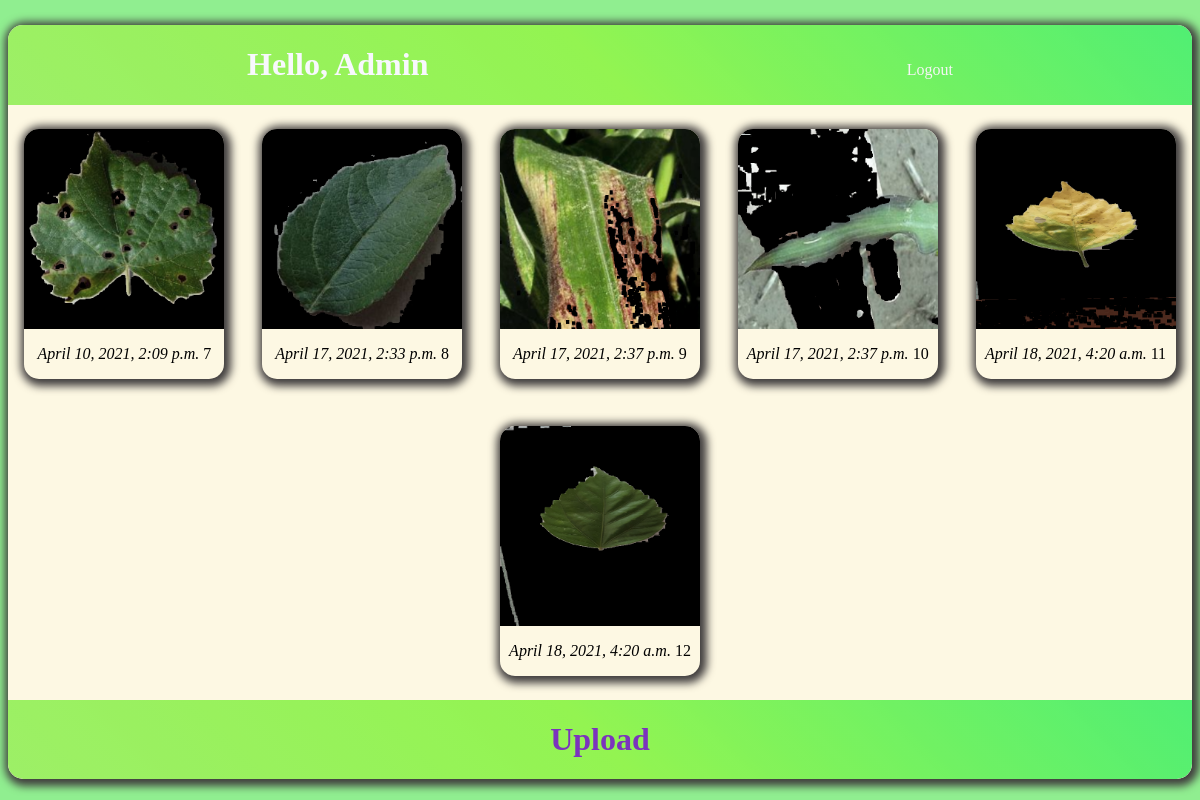
The app's page / (signed in) with its own data.
### npk_app/models.py (models this page shows, shortened)
class User_Db(models.Model):
    user = models.ForeignKey(User,on_delete=models.CASCADE,null=True,blank=True)
    image = models.ImageField(blank=True)
    created = models.DateTimeField(auto_now_add=True)
    result = models.CharField(max_length=200,blank=True,null=True)
    class Meta:
        ordering = ['created']

### npk_app/views.py (the view)
# urls.py: path('',HomeView.as_view(),name='home'),
class HomeView(LoginRequiredMixin,ListView):
    model = User_Db
    template_name = 'home.html'
    def get_context_data(self, **kwargs):
        context = super(HomeView, self).get_context_data(**kwargs)
        data = User_Db.objects.all()
        context['data'] = data
        return context

### npk_app/templates/home.html (shortened to what this page needs)
{% extends 'main.html' %}
{% block content %}
<div class='login-container' style='column-gap:5px;'>
    <div class="header">
        <div>
            <h1>Hello, {{ request.user|title }}</h1>
        </div>
    </div>
    {% for x in data %}
    <div class='image-card'>
        <img class='img' src="{{ x.image.url }}" width=200px height=200px>
        <div>
        <p><i>{{x.created}}</i> {{x.id}}</p>
        </div>
    </div>
    {% endfor %}
    <div class='upload-footer'>
        <h1><a href={% url 'upload' %}> Upload</a></h1>
    </div>
</div>
{% endblock  %}

### npk_app/templates/main.html (shortened to what this page needs)
<!DOCTYPE html>
<html lang="en">
<head>
</head>
<body>
    {% block content %}
    {% endblock %}
</body>
</html>

### npk_app/templates/main.html (style rules this page uses)
html { scroll-behavior: smooth; }
body { background: lightGreen; filter: saturate(75%); background-repeat: no-repeat; background-size: cover; margin-top: 25px; }
.login-container { display: flex; flex-wrap: wrap; margin-left: auto; margin-right: auto; overflow: hidden; max-width: max-content; min-width: 320px; min-height: fit-content; background-color:cornsilk; box-shadow: 2px 2px 8px 5px #413d3d; border-radius: 15px 15px 15px 15px; justify-content: space-between; }
.header { display:flex; justify-content: space-around; align-items: baseline; color: ghostwhite; background: linear-gradient(45deg, #8bf842 0%, #7dff26 50%, #2afd58 100%); min-width: -webkit-fill-available; overflow: hidden; }
.upload-footer { display: flex; overflow: hidden; min-width: -webkit-fill-available; border-radius: 0px 0px 15px 15px; justify-content: space-evenly; background: linear-gradient(45deg, #8bf842 0%, #7dff26 50%, #2afd58 100%); }
.image-card { display: flex; flex-direction: column; margin-left: auto; margin-right: auto; margin-top: 2%; margin-bottom: 2%; border-radius: 15px 15px 15px 15px; box-shadow: 2px 2px 8px 5px #413d3d; overflow: hidden; align-items: center; }
.img { overflow: hidden; }

### records on screen
User_Db: image (picture), created "April 10, 2021, 2:09 p.m.", id "7"
User_Db: image (picture), created "April 17, 2021, 2:33 p.m.", id "8"
User_Db: image (picture), created "April 17, 2021, 2:37 p.m.", id "9"
User_Db: image (picture), created "April 17, 2021, 2:37 p.m.", id "10"
User_Db: image (picture), created "April 18, 2021, 4:20 a.m.", id "11"
User_Db: image (picture), created "April 18, 2021, 4:20 a.m.", id "12"

### other values on screen
{{ request.user|title }} "Admin"
